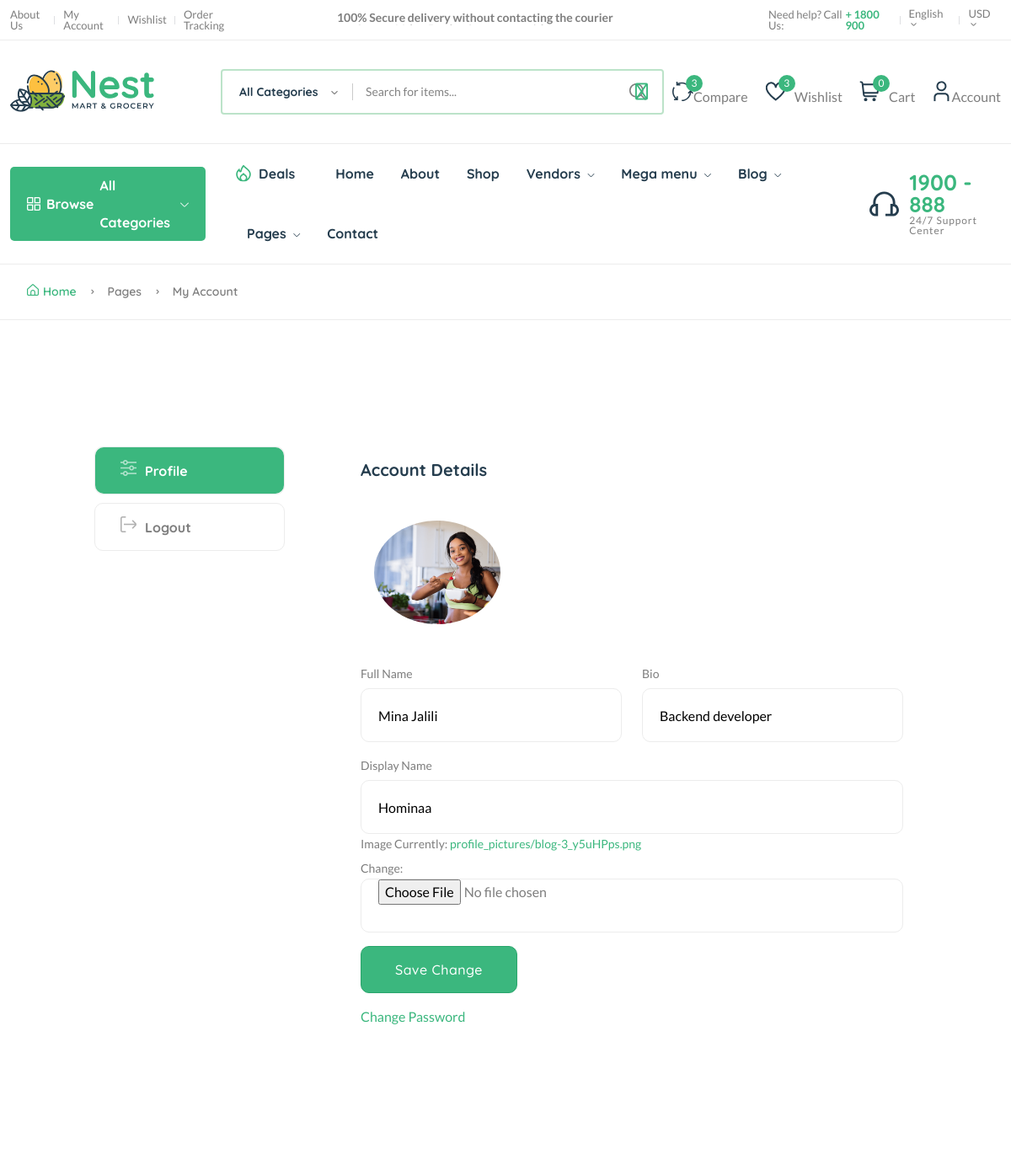
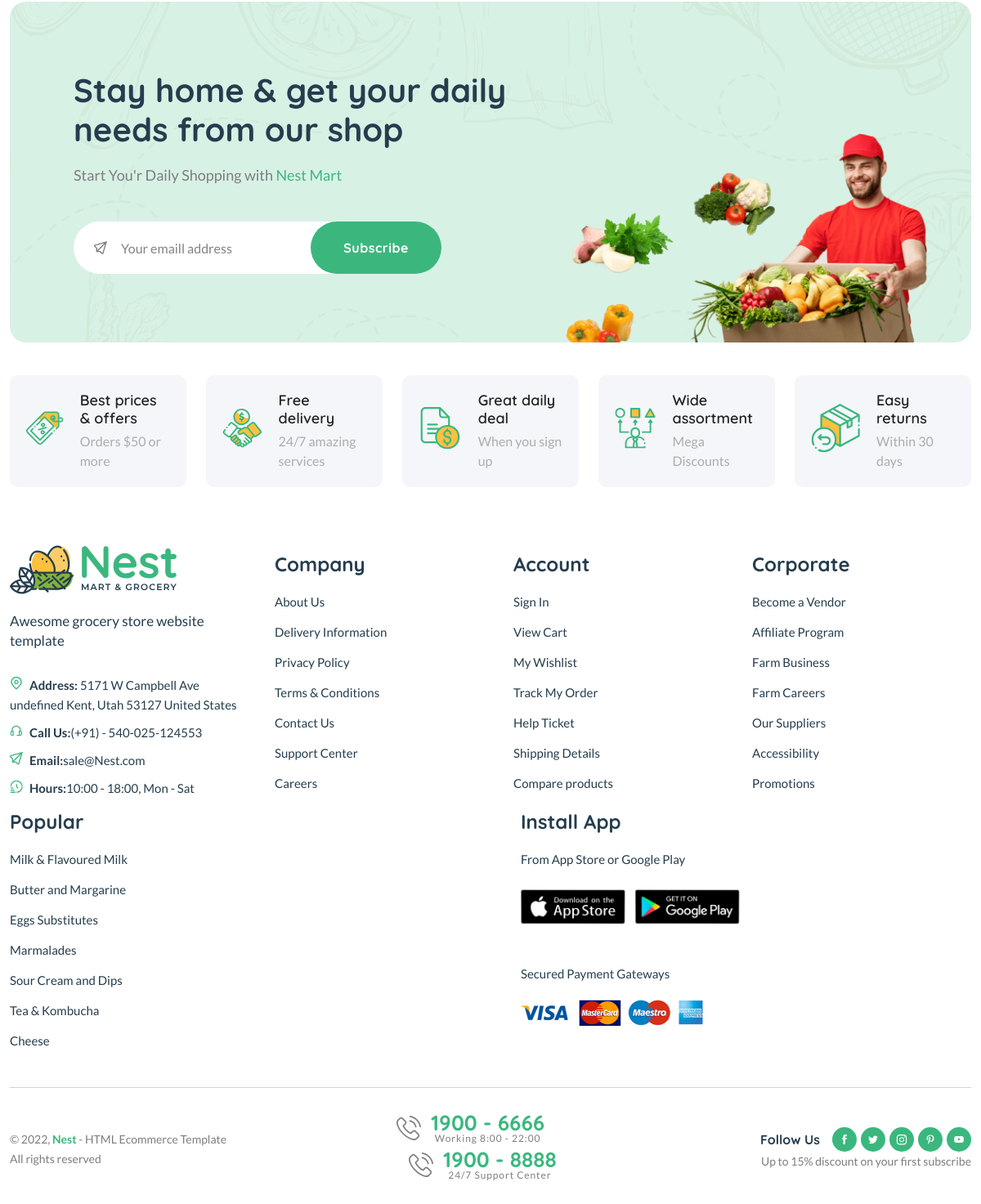
/edit-profile (signed in), run on the app's committed database (2 pictures, top to bottom).
### userauths/models.py (models this page shows, shortened)
class Profile(models.Model):
    user = models.OneToOneField(User, on_delete=models.CASCADE)
    full_name = models.CharField(max_length=200, null=True, blank=True)
    display_name = models.CharField(max_length=100, null=True, blank=True)
    bio = models.CharField(max_length=300, null=True, blank=True)
    image = models.ImageField(upload_to='profile_pictures')
    verified = models.BooleanField(default=False)
    is_vendor = models.BooleanField(default=False)

### userauths/views.py (the view)
# urls.py: path('edit-profile', edit_profile, name="edit-profile"),
def edit_profile(request):
    try:
        profile = Profile.objects.get(user=request.user)
    except:
        profile = None
    if request.method == "POST":
        form = EditProfileForm(request.POST, request.FILES, instance=profile)
        if form.is_valid():
            new_form = form.save(commit=False)
            new_form.user = request.user
            new_form.save()
            messages.success(request, 'Profile updated successfully.')
            return redirect('home:dashboard')
    else:
        form = EditProfileForm(instance=profile)
    return render(request, 'userauths/edit-profile.html', {'form': form, 'profile': profile})

### userauths/forms.py
class EditProfileForm(forms.ModelForm):
    class Meta:
        model = Profile
        fields = ['full_name', 'display_name', 'bio', 'image']

### core/models.py (called while the page is built)
    def get_percentage(self):
        new_price = (self.price * 100) / self.old_price
        return new_price

### templates/userauths/edit-profile.html (shortened to what this page needs)
{% extends 'includes/base.html' %}
{% load static %}
{% block content %}
    <main class="main pages">
        <div class="page-header breadcrumb-wrap">
            <div class="container">
                <div class="breadcrumb">
                    <a href="{% url 'home:home' %}" rel="nofollow"><i class="fi-rs-home mr-5"></i>Home</a>
                    <span></span> Pages <span></span> My Account
                </div>
            </div>
        </div>
        <div class="page-content pt-150 pb-150">
            <div class="container">
                <div class="row">
                    <div class="col-lg-10 m-auto">
                        <div class="row">
                            <div class="col-md-3">
                                <div class="dashboard-menu">
                                    <ul class="nav flex-column" role="tablist">
                                        <li class="nav-item">
                                            <a class="nav-link active" id="dashboard-tab" data-bs-toggle="tab"
                                               href="#dashboard" role="tab" aria-controls="dashboard"
                                               aria-selected="false"><i class="fi-rs-settings-sliders mr-10"></i>Profile</a>
                                        </li>
                                        <li class="nav-item">
                                            <a class="nav-link" href="{% url 'userauths:sign-out' %}"><i
                                                    class="fi-rs-sign-out mr-10"></i>Logout</a>
                                        </li>
                                    </ul>
                                </div>
                            </div>
                            <div class="col-md-9">
                                <div class="tab-content account dashboard-content pl-50">
                                    <div class="tab-pane fade active show" id="dashboard" role="tabpanel"
                                         aria-labelledby="dashboard-tab">
                                        <div class="card">
                                            <div class="card-header">
                                                <h5>Account Details</h5>
                                            </div>
                                            <div class="card-body">
                                                <form method="post" name="enq" enctype="multipart/form-data">
                                                    <div class="col-lg-4">
                                                        <div class="card mb-4">
                                                            <div class="card-body">
                                                                {% if profile.image %}
                                                                    <img src="{{ profile.image.url }}"
                                                                         alt="avatar"
                                                                         class="rounded-circle img-fluid"
                                                                         style="width: 150px;">
                                                                {% else %}
                                                                    <img src="{% static 'assets/imgs/profile/defult.jpg' %}"
                                                                         alt="avatar"
                                                                         class="rounded-circle img-fluid"
                                                                         style="width: 150px;">
                                                                {% endif %}
                                                            </div>
                                                        </div>
                                                    </div>
                                                    <div class="row">
                                                        <div class="form-group col-md-6">
                                                            <label>Full Name </label>
                                                            {{ form.full_name }}
                                                        </div>
                                                        <div class="form-group col-md-6">
                                                            <label>Bio </label>
                                                            {{ form.bio }}
                                                        </div>
                                                        <div class="form-group col-md-12">
                                                            <label>Display Name </label>
                                                            {{ form.display_name }}
                                                            <div class="form-group col-md-12">
                                                                <label>Image </label>
                                                                {{ form.image }}
                                                            </div>
                                                            <div class="col-md-12">
                                                                <button type="submit"
                                                                        class="btn btn-fill-out submit font-weight-bold"
                                                                        name="submit" value="Submit">Save Change
                                                                </button>
                                                            </div>
                                                        </div>
                                                </form>
                                            </div>
                                            <p><a href="{% url 'userauths:change-password' %}">Change Password</a></p>
                                        </div>
                                    </div>
                                </div>
                            </div>
                        </div>
                    </div>
                </div>
            </div>
        </div>
    </main>
{% endblock content %}

### data on the page
Profile: image (picture), full_name "Mina Jalili", bio "Backend developer", display_name "Hominaa"

### other printed values
{{ wishlist.count }} "3"
{{ request.session.cart|length }} "0"
